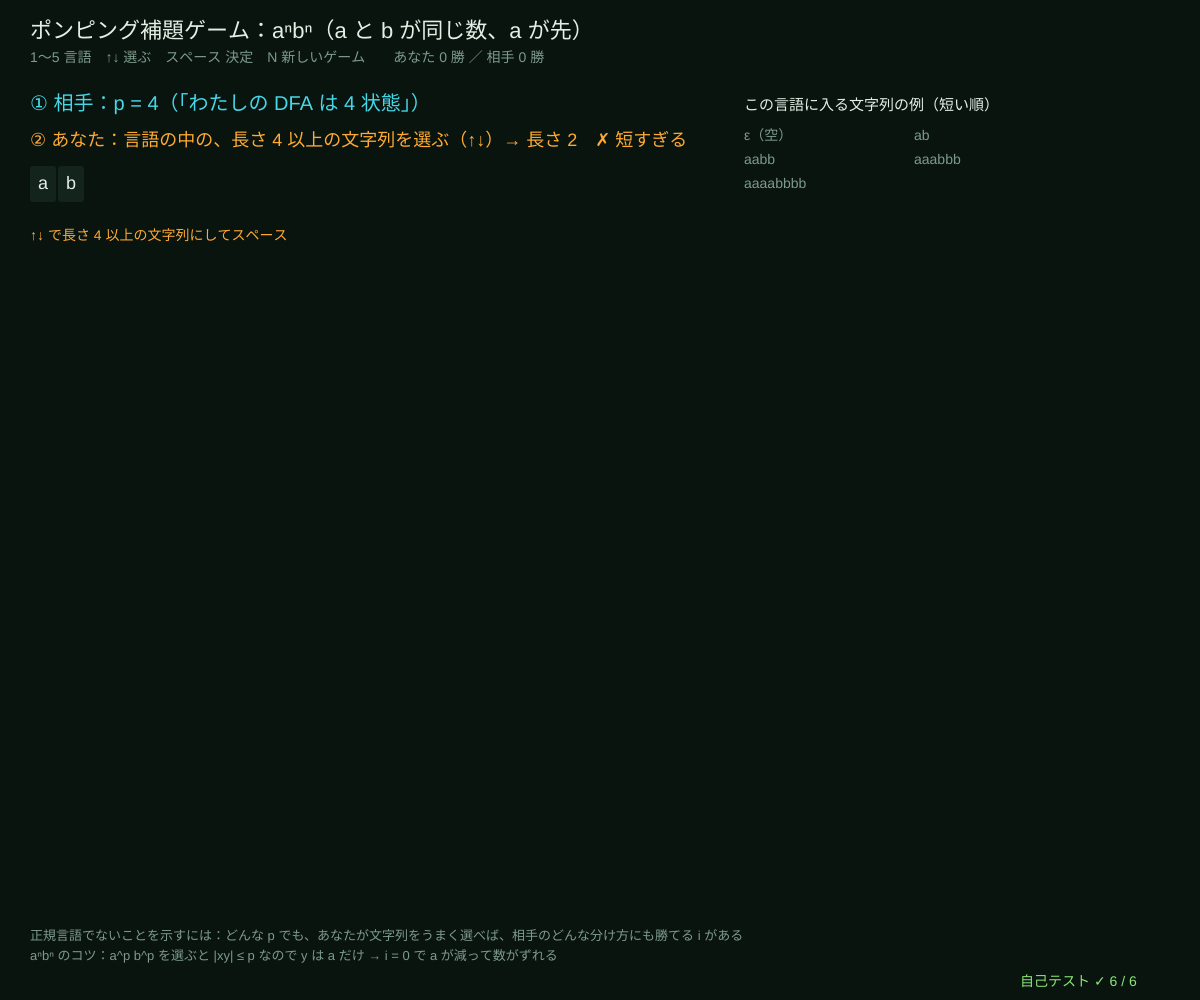
Frame 1 (no input)
Frame 60 (no input): identical to frame 1, image omitted
Frame 120 (the mouse pressed at the canvas centre since frame 60): identical to frame 1, image omitted

The p5.js sketch that drew this single still picture (run headless with seeded random() and noise() and a simulated clock; from frame 60 on, the mouse is pressed at the canvas centre):

// p5.js sketch
// ── sketch.js
// ============================================
// 06 ポンピング補題ゲーム ─ 「この言語は正規言語（DFA で判定できる）ではない」をゲームで確かめる
// p 状態の DFA が長さ p 以上の文字列を読むと、どこかで同じ状態を 2 回通る → その間の部分 y は何回くり返しても（0 回でも）受理のまま。
// ゲーム：① 相手（コンピュータ）が p を決める ② あなたが言語の中の長さ p 以上の文字列を選ぶ ③ 相手が x y z に分ける（|xy| ≤ p, |y| ≥ 1）
// ④ あなたが i を選び、x y^i z が言語の外に出たらあなたの勝ち。正規言語なら相手はいつでも勝てる分け方を見つける
// 1〜5 言語を選ぶ / ↑↓ 文字列の長さ（②）・i（④）を選ぶ / スペース 決定 / N 新しいゲーム
// ============================================

const I_MAX = 5;                        // ★ i は 0〜I_MAX から選ぶ（相手はこの範囲で全部受理になる分け方をさがす）
const LANGS = [                         // ★ [名前, 言語に入るか, あなたが選べる文字列 (k) => ..., 正規言語か]
  ['aⁿbⁿ（a と b が同じ数、a が先）', (s) => /^a*b*$/.test(s) && s.split('a').length - 1 === s.split('b').length - 1, (k) => 'a'.repeat(k) + 'b'.repeat(k), false],
  ['回文（逆から読んでも同じ）', (s) => s === [...s].reverse().join(''), (k) => 'a'.repeat(k) + 'b' + 'a'.repeat(k), false],
  ['a の数が平方数（a, aaaa, a⁹ …）', (s) => /^a*$/.test(s) && Number.isInteger(Math.sqrt(s.length)), (k) => 'a'.repeat(k * k), false],
  ['a*b*（a のあとに b）', (s) => /^a*b*$/.test(s), (k) => 'a'.repeat(k) + 'b'.repeat(k), true],
  ['(ab)*（ab のくり返し）', (s) => /^(ab)*$/.test(s), (k) => 'ab'.repeat(k), true],
];
let lang = 0, pLen = 3, kSel = 3, phase = 0, word = '', xyz = null, iSel = 2, wins = { you: 0, cpu: 0 }, gameSeed = 1, result = '';

function setup() {
  createCanvas(windowWidth, windowHeight);
  selfTest();
  newGame();
}
function windowResized() { resizeCanvas(windowWidth, windowHeight); }
function newGame() { seedRng(gameSeed++); pLen = rndInt(2, 5); kSel = 1; phase = 0; xyz = null; iSel = 2; result = ''; }
function pump(s, sp, i) { return s.slice(0, sp[0]) + s.slice(sp[0], sp[1]).repeat(i) + s.slice(sp[1]); }   // x y^i z
// ★ 相手の作戦：全部の分け方 (x, y) を調べ、i = 0〜I_MAX の全部で言語に入るものがあればそれを選ぶ
function allSplits(s, p) { let out = []; for (let a = 0; a < Math.min(p, s.length); a++) for (let b = a + 1; b <= Math.min(p, s.length); b++) out.push([a, b]); return out; }
function pumpable(L, s, sp) { for (let i = 0; i <= I_MAX; i++) if (!L(pump(s, sp, i))) return false; return true; }
function cpuSplit(L, s, p) { let all = allSplits(s, p), good = all.find((sp) => pumpable(L, s, sp)); return { sp: good || all[0], safe: !!good }; }

function draw() {
  background(...BG);
  let [name, L, fam, regular] = LANGS[lang];
  hudTitle('ポンピング補題ゲーム：' + name + (regular ? '　← 正規言語' : ''), '1〜5 言語　↑↓ 選ぶ　スペース 決定　N 新しいゲーム　　あなた ' + wins.you + ' 勝 ／ 相手 ' + wins.cpu + ' 勝');
  word = fam(kSel);
  let y0 = 110;
  noStroke(); textAlign(LEFT, BASELINE);
  fill(...CYAN); textSize(20); text('① 相手：p = ' + pLen + '（「わたしの DFA は ' + pLen + ' 状態」）', 30, y0);
  fill(...(phase === 0 ? AMBER : INK)); textSize(18);
  text('② あなた：言語の中の、長さ ' + pLen + ' 以上の文字列を選ぶ（↑↓）→ 長さ ' + word.length + (word.length < pLen ? '　✗ 短すぎる' : L(word) ? '　✓' : '　✗ 言語の外'), 30, y0 + 36);
  drawWord(word, xyz && phase >= 1 ? xyz.sp : null, 30, y0 + 56);
  if (phase >= 1) {
    let [a, b] = xyz.sp;
    fill(...(phase === 1 ? AMBER : INK)); textSize(18); textAlign(LEFT, BASELINE);
    text('③ 相手：x = 「' + word.slice(0, a) + '」 y = 「' + word.slice(a, b) + '」 z = 「' + word.slice(b) + '」　|xy| = ' + b + ' ≤ ' + pLen + '、|y| = ' + (b - a), 30, y0 + 140);
    fill(...DIMC); textSize(14); text(xyz.safe ? '（相手は i = 0〜' + I_MAX + ' の全部で言語に入る分け方を見つけた）' : '（相手はどう分けても逃げられない……とりあえず最初の分け方）', 30, y0 + 162);
  }
  if (phase >= 2) {
    let pw = pump(word, xyz.sp, iSel), inL = L(pw);
    fill(...(phase === 2 ? AMBER : INK)); textSize(18);
    text('④ あなた：i = ' + iSel + '（↑↓）→ x y^' + iSel + ' z = 長さ ' + pw.length + (inL ? '　言語の中' : '　言語の外！'), 30, y0 + 200);
    drawWord(pw, null, 30, y0 + 214, xyz.sp, iSel);
  }
  if (phase === 3) { fill(...(result === 'you' ? LIME : ROSE)); textSize(26); textAlign(LEFT, BASELINE); text(result === 'you' ? 'あなたの勝ち！ y をくり返すと言語の外に出た' : '相手の勝ち。何回くり返しても言語の中', 30, y0 + 300); }
  // ---- 相手の頭の中：全部の分け方 × i の表
  if (phase >= 1) drawSplitTable(L, word, width * 0.62, 110);
  else {                                // ② のヒント：言語に入る短い文字列
    let ex = allStrings(['a', 'b'], 9).filter((s) => L(s)).slice(0, 16);
    fill(...INK); textSize(15); textAlign(LEFT, BASELINE); text('この言語に入る文字列の例（短い順）', width * 0.62, 110);
    ex.forEach((s, i) => { fill(...DIMC); textSize(14); text(s === '' ? 'ε（空）' : s, width * 0.62 + (i % 2) * 170, 140 + Math.floor(i / 2) * 24); });
    fill(...AMBER); textSize(14); text('↑↓ で長さ ' + pLen + ' 以上の文字列にしてスペース', 30, 240);
  }
  fill(...DIMC); textSize(13); textAlign(LEFT, BASELINE);
  text('正規言語でないことを示すには：どんな p でも、あなたが文字列をうまく選べば、相手のどんな分け方にも勝てる i がある', 30, height - 60);
  text('aⁿbⁿ のコツ：a^p b^p を選ぶと |xy| ≤ p なので y は a だけ → i = 0 で a が減って数がずれる', 30, height - 40);
  drawSelfTest(width - 180, height - 14);
}
function drawWord(s, sp, x, y, pumpedFrom, i) {   // 文字を箱で。x = 灰、y = 金、z = 水色
  let cw = Math.min(28, (width * 0.58) / Math.max(1, s.length));
  for (let k = 0; k < s.length; k++) {
    let col = PANEL;
    if (sp) col = k < sp[0] ? [70, 90, 80] : k < sp[1] ? AMBER : CYAN;
    if (pumpedFrom) { let [a, b] = pumpedFrom, ylen = (b - a) * i; col = k < a ? [70, 90, 80] : k < a + ylen ? AMBER : CYAN; }
    noStroke(); fill(...col); rect(x + k * cw, y, cw - 2, 36, 3);
    fill(...(col === PANEL ? INK : [10, 20, 15])); textAlign(CENTER, CENTER); textSize(Math.min(18, cw * 0.7)); text(s[k], x + k * cw + cw / 2 - 1, y + 18);
  }
}
function drawSplitTable(L, s, x, y) {
  let all = allSplits(s, pLen);
  fill(...INK); textSize(15); textAlign(LEFT, BASELINE); text('相手の頭の中：分け方 × i（○ = 言語の中）', x, y);
  for (let i = 0; i <= I_MAX; i++) { fill(...DIMC); textSize(13); textAlign(CENTER, BASELINE); text('i=' + i, x + 150 + i * 36, y + 24); }
  all.slice(0, 14).forEach((sp, r) => {
    let yy = y + 48 + r * 24, ok = pumpable(L, s, sp), chosen = xyz && sp[0] === xyz.sp[0] && sp[1] === xyz.sp[1];
    textAlign(LEFT, BASELINE); fill(...(chosen ? AMBER : ok ? LIME : DIMC)); textSize(13);
    text('|x|=' + sp[0] + ' y=' + s.slice(sp[0], sp[1]) + (ok ? ' 安全' : ''), x, yy);
    for (let i = 0; i <= I_MAX; i++) { let v = L(pump(s, sp, i)); fill(...(v ? LIME : ROSE)); textAlign(CENTER, BASELINE); text(v ? '○' : '×', x + 150 + i * 36, yy); }
  });
  if (all.length > 14) { fill(...DIMC); textAlign(LEFT, BASELINE); text('… ほか ' + (all.length - 14) + ' 通り', x, y + 48 + 14 * 24); }
}

function keyPressed() {
  if (key >= '1' && key <= '5') { lang = +key - 1; newGame(); return false; }
  if (key === 'n' || key === 'N') { newGame(); return false; }
  let [, L] = LANGS[lang];
  if (key === UP_ARROW || key === DOWN_ARROW) {
    let d = key === UP_ARROW ? 1 : -1;
    if (phase === 0) kSel = clampv(kSel + d, 0, 12);
    if (phase === 2) iSel = clampv(iSel + d, 0, I_MAX);
  }
  if (key === ' ') {
    if (phase === 0 && word.length >= pLen && L(word)) { xyz = cpuSplit(L, word, pLen); phase = 1; }
    else if (phase === 1) phase = 2;
    else if (phase === 2) { result = L(pump(word, xyz.sp, iSel)) ? 'cpu' : 'you'; wins[result]++; phase = 3; }
    else if (phase === 3) newGame();
  }
  return false;
}

// ---- 自己テスト
function selfTest() {
  selfTestResults = [];
  // 正規言語：長さ p〜p+3 の言語の中の文字列なら全部、相手は安全な分け方を見つける
  let cpuAlways = (L) => { for (let p = 2; p <= 6; p++) for (let s of allStrings(['a', 'b'], p + 3)) if (s.length >= p && L(s) && !cpuSplit(L, s, p).safe) return false; return true; };
  check('a*b*（正規）：p = 2〜6、長さ p〜p+3 の全部の文字列で、相手は i = 0〜5 の全部で言語に入る分け方を見つける', cpuAlways(LANGS[3][1]));
  check('(ab)*（正規）：同じく相手はいつも勝てる', cpuAlways(LANGS[4][1]));
  // 正規でない言語：あなたの作戦（よい文字列 + よい i）でどの分け方にも勝てる
  let youWin = (L, fam, kOf, iList) => { for (let p = 1; p <= 8; p++) { let s = fam(kOf(p)); if (!L(s) || s.length < p) return false; for (let sp of allSplits(s, p)) if (!iList.some((i) => !L(pump(s, sp, i)))) return false; } return true; };
  check('aⁿbⁿ：a^p b^p を選べば、p = 1〜8 のどの分け方にも i = 0 か 2 で勝てる', youWin(LANGS[0][1], LANGS[0][2], (p) => p, [0, 2]));
  check('回文：a^p b a^p を選べば、どの分け方にも i = 0 で勝てる', youWin(LANGS[1][1], LANGS[1][2], (p) => p, [0]));
  check('a の数が平方数：a^(p²) を選べば i = 2 で長さが p² と (p+1)² の間 → 勝てる', youWin(LANGS[2][1], LANGS[2][2], (p) => p, [2]));
  let okSplit = true;
  for (let p = 1; p <= 6; p++) for (let s of ['ab', 'aabb', 'abab', 'aaaa']) { let c = cpuSplit(() => true, s, p); if (!(c.sp[1] <= p && c.sp[1] - c.sp[0] >= 1)) okSplit = false; }
  check('相手の分け方はいつもルールどおり（|xy| ≤ p、|y| ≥ 1）', okSplit);
  reportSelfTest();
}

// ---------- やってみよう ----------
// 1. aⁿbⁿ で、わざと短い文字列（k を小さく）や a^1 b^(p) のような選び方をすると、相手が逃げられることがある。どの選び方が強い？
// 2. 回文で a^p b a^p の代わりに (ab)^k (ba)^k を選ぶと？ 相手の表で「安全」が出るか見よう
// 3. a*b* はどう選んでも勝てない。表の「安全」な分け方が必ずあるのはなぜ？（y = 最初の 1 文字）
// 4. LANGS に「a の数 > b の数」や「a の数が 2 のべき」を足して、勝てる作戦を考えよう
// 5. 08 のプッシュダウンオートマトン（スタックつき）なら aⁿbⁿ も回文も判定できる。機械を強くすると何が変わる？

// ==================================================
// ここから下は「オートマトンの道具」（中身は読まなくても OK。消さないでね）
// ==================================================
// ---- 色と小さな道具
const BG = [9, 20, 15];                 // 背景（回路基板の黒緑）
const INK = [226, 240, 228];            // 文字（蛍光の白）
const AMBER = [255, 170, 50], CYAN = [70, 215, 230], LIME = [140, 230, 120], ROSE = [255, 100, 120], VIOLET = [185, 150, 255];
const DIMC = [125, 155, 138], PANEL = [18, 36, 28], WIRE = [44, 74, 58];
function clampv(v, a, b) { return v < a ? a : v > b ? b : v !== v ? a : v; }     // NaN なら a に戻す
function fmtN(v, d) { if (typeof v !== 'number' || v !== v) return '?'; return v.toFixed(d === undefined ? 2 : d); }
function hudTitle(t, sub) {              // 左上のタイトルと操作の説明
  noStroke(); fill(...INK); textSize(22); textAlign(LEFT, BASELINE); text(t, 30, 38);
  fill(...DIMC); textSize(14); textLeading(19); text(sub, 30, 62);
}
function typeInto(s, ch, allowed, maxLen) {   // 文字の入力：allowed に入っている 1 文字だけ足す（長さの上限つき）
  if (typeof ch !== 'string' || ch.length !== 1 || allowed.indexOf(ch) < 0) return s;
  return s.length < (maxLen || 40) ? s + ch : s;
}
// ---- 種つきの乱数（同じ種なら毎回同じ列 → 実験をくり返せる）
let rngState = 1;
function seedRng(s) { rngState = (s >>> 0) || 1; }
function rnd() {                       // 0〜1 の一様乱数（mulberry32）
  rngState = (rngState + 0x6d2b79f5) >>> 0;
  let t = rngState;
  t = Math.imul(t ^ (t >>> 15), t | 1);
  t ^= t + Math.imul(t ^ (t >>> 7), t | 61);
  return ((t ^ (t >>> 14)) >>> 0) / 4294967296;
}
function rndInt(a, b) { return a + Math.floor(rnd() * (b - a + 1)); }
function rndPick(arr) { return arr[Math.floor(rnd() * arr.length)]; }
function rndString(alpha, len) { let s = ''; for (let i = 0; i < len; i++) s += alpha[Math.floor(rnd() * alpha.length)]; return s; }
// ---- 有限オートマトンの道具
// DFA = { n: 状態の数, alpha: ['a','b'], tr: [{a: 1, b: 0}, ...], start: 0, acc: [true/false...] }
//   tr[q][c] がない = 「行き止まり」（そこで不受理が決まる）
// NFA = { n, alpha, tr: [{a: [1, 2], '': [3]}, ...], start, acc }  ('' が ε 遷移)
function dfaNext(d, q, c) { if (q < 0 || !d.tr[q]) return -1; let t = d.tr[q][c]; return t === undefined || t < 0 || t >= d.n ? -1 : t; }
function dfaTrace(d, s) {               // たどった状態の列（-1 = 行き止まり）
  let q = d.start, out = [q];
  for (let c of s) { q = dfaNext(d, q, c); out.push(q); }
  return out;
}
function dfaAccepts(d, s) { let q = d.start; for (let c of s) { q = dfaNext(d, q, c); if (q < 0) return false; } return q >= 0 && !!d.acc[q]; }
function copyDfa(d) { return { n: d.n, alpha: d.alpha.slice(), tr: d.tr.map((m) => Object.assign({}, m)), start: d.start, acc: d.acc.slice() }; }
function completeDfa(d) {               // 行き止まりを「ごみ箱」状態にまとめて、全部の遷移をそろえる
  let e = copyDfa(d), sink = -1;
  for (let q = 0; q < e.n; q++) for (let c of e.alpha) if (dfaNext(e, q, c) < 0) {
    if (sink < 0) { sink = e.n++; e.tr.push({}); e.acc.push(false); for (let cc of e.alpha) e.tr[sink][cc] = sink; }
    e.tr[q][c] = sink;
  }
  e.sink = sink;
  return e;
}
function complementDfa(d) { let e = completeDfa(d); e.acc = e.acc.map((v) => !v); return e; }   // 受理と不受理を入れかえる
function productDfa(A, B, op) {         // 積の構成：状態 = (A の状態, B の状態) の組。たどれる組だけ作る
  let a = completeDfa(A), b = completeDfa(B), alpha = a.alpha.filter((c) => b.alpha.indexOf(c) >= 0);
  let id = new Map(), pairs = [], tr = [], queue = [];
  let get = (p, q) => { let k = p * 1000 + q; if (!id.has(k)) { id.set(k, pairs.length); pairs.push([p, q]); tr.push({}); queue.push(k); } return id.get(k); };
  get(a.start, b.start);
  for (let h = 0; h < queue.length; h++) {
    let [p, q] = pairs[h];
    for (let c of alpha) tr[h][c] = get(a.tr[p][c], b.tr[q][c]);
  }
  let f = { and: (x, y) => x && y, or: (x, y) => x || y, diff: (x, y) => x && !y, xor: (x, y) => x !== y }[op];
  return { n: pairs.length, alpha, tr, start: 0, acc: pairs.map(([p, q]) => f(!!a.acc[p], !!b.acc[q])), pairs, left: a, right: b };
}
function dfaShortestAccepted(d) {       // 幅優先探索：受理状態までの一番短い文字列（なければ null = 空言語）
  let prev = new Array(d.n).fill(null), seen = new Array(d.n).fill(false), queue = [d.start];
  seen[d.start] = true;
  for (let h = 0; h < queue.length; h++) {
    let q = queue[h];
    if (d.acc[q]) { let s = ''; while (prev[q]) { s = prev[q][1] + s; q = prev[q][0]; } return s; }
    for (let c of d.alpha) { let t = dfaNext(d, q, c); if (t >= 0 && !seen[t]) { seen[t] = true; prev[t] = [q, c]; queue.push(t); } }
  }
  return null;
}
function dfaEquivalent(A, B) { return dfaShortestAccepted(productDfa(A, B, 'xor')); }   // null なら同じ言語、そうでなければ反例
function reachableDfa(d) {              // スタートからたどれない状態を消す
  let order = [d.start], idx = new Map([[d.start, 0]]);
  for (let h = 0; h < order.length; h++) for (let c of d.alpha) { let t = dfaNext(d, order[h], c); if (t >= 0 && !idx.has(t)) { idx.set(t, order.length); order.push(t); } }
  let tr = order.map((q) => { let m = {}; for (let c of d.alpha) { let t = dfaNext(d, q, c); if (t >= 0) m[c] = idx.get(t); } return m; });
  return { n: order.length, alpha: d.alpha.slice(), tr, start: 0, acc: order.map((q) => !!d.acc[q]), old: order };
}
function minimizeMoore(d) {             // ムーアの分割の精密化：「区別できない状態」を同じブロックに
  let e = reachableDfa(completeDfa(d));
  let blk = e.acc.map((v) => (v ? 1 : 0)), rounds = [];
  let renum = (keys) => { let m = new Map(); return keys.map((k) => { if (!m.has(k)) m.set(k, m.size); return m.get(k); }); };
  blk = renum(blk); rounds.push(blk.slice());
  for (;;) {
    let keys = blk.map((b, q) => b + '|' + e.alpha.map((c) => blk[e.tr[q][c]]).join(','));
    let nb = renum(keys), cnt = new Set(nb).size;
    if (cnt === new Set(blk).size) break;
    blk = nb; rounds.push(blk.slice());
  }
  let k = new Set(blk).size, tr = [], acc = [];
  for (let b = 0; b < k; b++) { tr.push({}); acc.push(false); }
  for (let q = 0; q < e.n; q++) { acc[blk[q]] = !!e.acc[q]; for (let c of e.alpha) tr[blk[q]][c] = blk[e.tr[q][c]]; }
  return { work: e, rounds, blockOf: blk, min: { n: k, alpha: e.alpha.slice(), tr, start: blk[e.start], acc } };
}
function allStrings(alpha, maxLen) {    // 長さ 0〜maxLen の文字列を全部
  let out = [''], layer = [''];
  for (let L = 1; L <= maxLen; L++) { let nx = []; for (let s of layer) for (let c of alpha) nx.push(s + c); out.push(...nx); layer = nx; }
  return out;
}
function epsClosure(nfa, states) {      // ε 遷移だけでたどれる状態を全部足す
  let seen = new Set(states), todo = [...states];
  while (todo.length) { let q = todo.pop(); for (let t of (nfa.tr[q] && nfa.tr[q]['']) || []) if (!seen.has(t)) { seen.add(t); todo.push(t); } }
  return [...seen].sort((x, y) => x - y);
}
function nfaMove(nfa, set, c) { let out = new Set(); for (let q of set) for (let t of (nfa.tr[q] && nfa.tr[q][c]) || []) out.add(t); return epsClosure(nfa, [...out]); }
function nfaTrace(nfa, s) { let cur = epsClosure(nfa, [nfa.start]), out = [cur]; for (let c of s) { cur = nfaMove(nfa, cur, c); out.push(cur); } return out; }
function nfaAccepts(nfa, s) { let cur = epsClosure(nfa, [nfa.start]); for (let c of s) { cur = nfaMove(nfa, cur, c); if (!cur.length) return false; } return cur.some((q) => nfa.acc[q]); }
function subsetConstruct(nfa, maxStates) {   // 部分集合構成：DFA の 1 状態 = NFA の状態の集合（たどれる集合だけ）
  let first = epsClosure(nfa, [nfa.start]), sets = [first], id = new Map([[first.join(','), 0]]), rows = [], tr = [];
  for (let h = 0; h < sets.length && sets.length <= (maxStates || 4096); h++) {
    let row = { from: h, to: {} }; tr.push({});
    for (let c of nfa.alpha) {
      let t = nfaMove(nfa, sets[h], c), k = t.join(',');
      if (!id.has(k)) { id.set(k, sets.length); sets.push(t); }
      row.to[c] = id.get(k); tr[h][c] = id.get(k);
    }
    rows.push(row);
  }
  return { sets, rows, dfa: { n: sets.length, alpha: nfa.alpha.slice(), tr, start: 0, acc: sets.map((st) => st.some((q) => nfa.acc[q])) } };
}
function setName(st) { return '{' + st.join(',') + '}'; }
// ---- 自己テストの道具
let selfTestResults = [];
function check(name, cond) { selfTestResults.push({ name, ok: !!cond }); }
function reportSelfTest() { for (let r of selfTestResults) (r.ok ? console.log : console.error)((r.ok ? '✓ ' : '✗ ') + r.name); }
function selfTestLine() { let n = selfTestResults.filter((r) => r.ok).length; return '自己テスト ' + (n === selfTestResults.length ? '✓ ' : '✗ ') + n + ' / ' + selfTestResults.length; }
function drawSelfTest(x, y) { noStroke(); fill(...(selfTestResults.every((r) => r.ok) ? LIME : ROSE)); textSize(14); textAlign(LEFT, BASELINE); text(selfTestLine(), x, y); }
